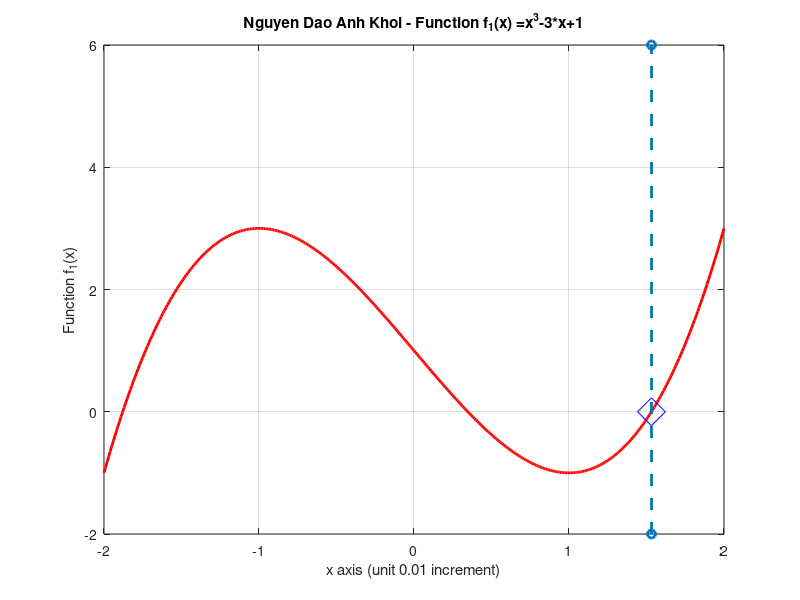

The MATLAB script that drew this image:
clear all
close all
clc

%plot function
x= -2:0.01:2;
% define function f(x)
fx= @(x) (x.^3-3*x+1);
y =fx(x);
% define function f(x)
df = @(x) (3*x.^2-3);
%calculate value fx on the interval [-2,2]
y =fx(x);
%define 1000 steps to iterate
N=1000;
%define a varible to check the roots condition
isroot = 0;
%define error
err=0.001;
%define interval [a,b]
a=-2;
b=2;
x0=2;
%check the necessary condition
if fx(a)*fx(b) <= 0
%loop start here with N steps
for k=1:N
  if abs(fx(x0))<= err;
    isroot = 1;
    rootis = x0;
    break;
  endif
  if df(x0)==0
    x0=rand;
  endif
  x1=x0-fx(x0)/df(x0);
  x0=x1;
end
endif
%plotting
plot(x,y,'r-',"linewidth",2)
if isroot == 1
    fprintf("Root Found %f\n", x0);
    hold on;
    plot(x0, fx(x0), 'db', 'Markersize', 20);
    hold on;
   plot([x0, x0], [-2, 6], '--o', 'LineWidth', 2);
end
axis([-2 2 -2 6])
grid on
title('Nguyen Dao Anh Khoi - Function {f_1(x) =x^3-3*x+1}')
ylabel('Function f_1(x)');
xlabel('x axis (unit 0.01 increment)');

